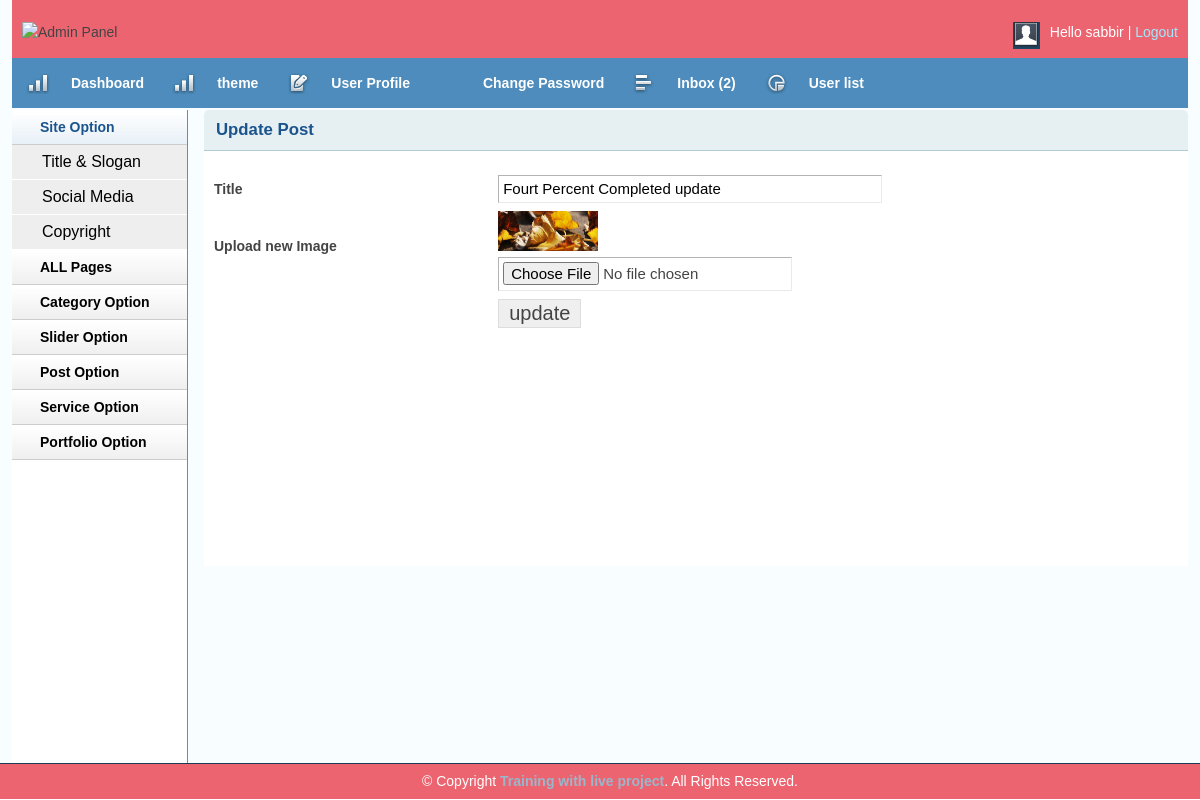
The app's page /admin/editslider.php?sliderid=7 (signed in) with its own data.
### tables this page shows
CREATE TABLE `tbl_slider` (
  `id` int(11) NOT NULL,
  `title` varchar(250) NOT NULL,
  `image` varchar(250) NOT NULL
);

### lib/Database.php (called while the page is built, shortened)
<?php
Class Database{
	public $host   = DB_HOST;
	public $user   = DB_USER;
	public $pass   = DB_PASS;
	public $dbname = DB_NAME;
	public $link;
	private function connectDB(){
	$this->link = new mysqli($this->host, $this->user, $this->pass, $this->dbname);
 }
	public function select($query){
		$result = $this->link->query($query) or die($this->link->error.__LINE__);
		if($result->num_rows > 0){
			return $result;
		} else {
			return false;
		}
	}
}

### admin/editslider.php (the view, shortened to what this page needs)
<?php include'inc/header.php';?>
<?php include'inc/sitebar.php';?>
<?php
if (!isset($_GET['sliderid']) || $_GET['sliderid'] == NULL) {
    echo "<script>window.location = 'sliderlist.php';</script>";
}else{
    $sliderid= $_GET['sliderid'];
}
?>
        <div class="grid_10">
            <div class="box round first grid">
                <h2>Update Post</h2>
                <div class="block">
<?php
$query= "select * from tbl_slider where id='$sliderid' ";
$getslider = $db->select($query);
if ($getslider) {
while ($sliderresult = $getslider->fetch_assoc()) {
?>
                 <form action="" method="post" enctype="multipart/form-data">
                    <table class="form">
                        <tr>
                            <td>
                                <label>Title</label>
                            </td>
                            <td>
                                <input type="text" value="<?php echo $sliderresult['title']; ?>" class="medium" name="title" />
                            </td>
                        </tr>
                        <tr>
                            <td>
                                <label>Upload new Image</label>
                            </td>
                            <td>
                                 <img src="<?php echo $sliderresult['image']; ?>" alt="" height="40px" width="100px"/><br/>
                                <input type="file" name="image" />
                            </td>
                        </tr>
						<tr>
                            <td></td>
                            <td>
                                <input type="submit" name="submit" Value="update" />
                            </td>
                        </tr>
                    </table>
                    </form>
<?php } }?>
                </div>
            </div>
        </div>
<?php include'inc/footer.php';?>

### admin/css/text.css (style rules this page uses)
body { font: 13px/1.5 Tahoma, Helvetica, Arial, 'Liberation Sans', FreeSans, sans-serif; }
h2 { font-size: 23px; }
p, dl, hr, h1, h2, h3, h4, h5, h6, ol, ul, pre, table, address, fieldset { margin-bottom: 20px; }

### admin/css/grid.css (style rules this page uses)
.grid_1, .grid_2, .grid_3, .grid_4, .grid_5, .grid_6, .grid_7, .grid_8, .grid_9, .grid_10, .grid_11, .grid_12, .grid_13, .grid_14, .grid_15, .grid_16 { display: inline; float: left; margin-left: 1%; margin-right: 1%; }
.container_12 .grid_10 { width: 81.333%; }

### admin/css/layout.css (style rules this page uses)
body { background: #fff none repeat scroll 0 0; color: #444; font-size: 14px; padding: 0; }
h1, h2, h3, h4, h5, h6 { line-height:1.2em; margin-bottom:.3em; }
h2 { margin-top:1em; }
.box { background:#fff; margin-bottom:20px; padding:10px 10px 10px 10px; margin-left:-8px; }
.box.grid { padding-bottom:40px; }
.box.round { -moz-border-radius: 5px 5px 0px 0px; -webkit-border-radius: 5px 5px 0px 0px; border-radius: 5px 5px 0px 0px; }
.box h2 { font-size:1.2em; font-weight:bold; color:#1B548D; background:#E6F0F3; margin:-10px -10px 0 -10px; padding:10px 12px; border-bottom:1px solid #B3CBD6; -moz-border-radius: 5px 5px 0px 0px; -webkit-border-radius: 5px 5px 0px 0px; border-radius: 5px 5px 0px 0px; }
.box.first { min-height: 406px; }
.block { padding-top:20px; }
table.form { width:100%; }
table.form td { padding:4px 0px; }
table.form label { font-weight:bold; }
table.form input, table.form select { font-size: 15px; padding: 4px 4px 5px 4px; border-top: 1px solid #b3b3b3; border-left: 1px solid #b3b3b3; border-right: 1px solid #eaeaea; border-bottom: 1px solid #eaeaea; }
table.form input[type="submit"] { border: 1px solid #ddd; color: #444; cursor: pointer; font-size: 20px; padding: 2px 10px; }
input.medium { width: 55%; }
.block { padding-bottom:1px; }

### records on screen
tbl_slider: title "Fourt Percent Completed update", image (picture)

### other values on screen
Session::get('username') "sabbir"
$count "2"
